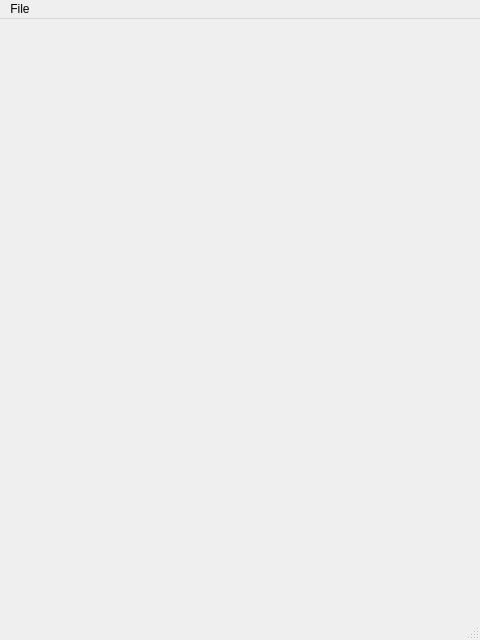
<?xml version="1.0" encoding="UTF-8"?>
<ui version="4.0">
 <class>MainWindow</class>
 <widget class="QMainWindow" name="MainWindow">
  <property name="geometry">
   <rect>
    <x>0</x>
    <y>0</y>
    <width>480</width>
    <height>640</height>
   </rect>
  </property>
  <property name="windowTitle">
   <string>MainWindow</string>
  </property>
  <widget class="QWidget" name="centralwidget"/>
  <widget class="QMenuBar" name="menubar">
   <property name="geometry">
    <rect>
     <x>0</x>
     <y>0</y>
     <width>480</width>
     <height>26</height>
    </rect>
   </property>
   <widget class="QMenu" name="menuFile">
    <property name="title">
     <string>File</string>
    </property>
    <addaction name="actionOpen"/>
    <addaction name="actionSave"/>
   </widget>
   <addaction name="menuFile"/>
  </widget>
  <widget class="QStatusBar" name="statusbar"/>
  <action name="actionOpen">
   <property name="text">
    <string>Open</string>
   </property>
   <property name="shortcut">
    <string>Ctrl+O</string>
   </property>
  </action>
  <action name="actionSave">
   <property name="text">
    <string>Save</string>
   </property>
   <property name="shortcut">
    <string>Ctrl+S</string>
   </property>
  </action>
 </widget>
 <resources/>
 <connections/>
</ui>
